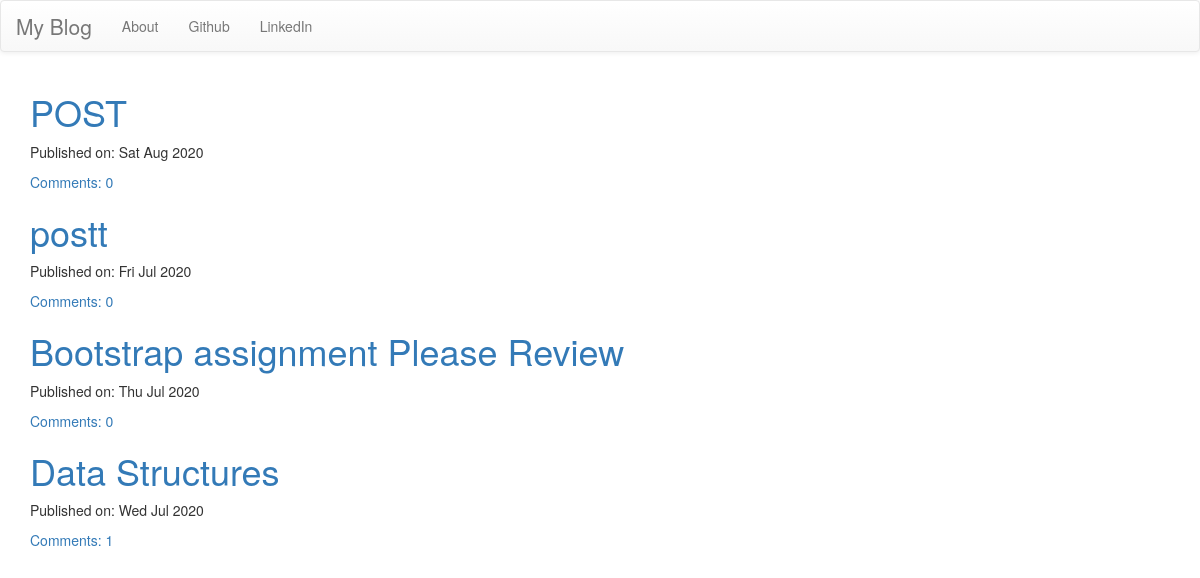
The page / on the database its author committed.
### blog/models.py (models this page shows, shortened)
class Post(models.Model):
    author=models.ForeignKey('auth.User',on_delete=models.CASCADE)
    title=models.CharField(max_length=200)
    text=models.TextField()
    created_date=models.DateTimeField(default=timezone.now)
    published_date=models.DateTimeField(blank=True,null=True)
    def approve_comments(self):
        return self.comments.filter(approved_comments=True)

### blog/views.py (the view)
# urls.py: url(r'^$',views.PostListView.as_view(),name='post_list'),
class PostListView(ListView):
    model=Post
    def get_queryset(self):
        return Post.objects.filter(published_date__lte=timezone.now()).order_by('-published_date')

### blog/templates/blog/post_list.html
{% extends 'blog/base.html' %}
{% block content %}
<div class="centerstage">
    {% for post in post_list %}
    <div class="post">
        <h1><a href="{% url 'post_detail' pk=post.pk%}">{{ post.title }}</a></h1>
        <div class="date">
            <p>Published on: {{post.published_date|date:"D M Y"}}</p>
            <a href="{% url 'post_detail' pk=post.pk %}">Comments: {{ post.approve_comments.count }}</a>
        </div>
    </div>
    {% endfor %}
</div>
{% endblock %}

### blog/templates/blog/base.html (shortened to what this page needs)
<!DOCTYPE html>
{% load static %}
<html>
    <head>
        <link rel="stylesheet" href="https://maxcdn.bootstrapcdn.com/bootstrap/3.3.7/css/bootstrap.min.css">
        <link rel="stylesheet" href="https://maxcdn.bootstrapcdn.com/bootstrap/3.3.7/css/bootstrap-theme.min.css">
        <link rel="stylesheet" href="//cdn.jsdelivr.net/medium-editor/latest/css/medium-editor.min.css" type="text/css" media="screen" charset="utf-8">
        <link rel="stylesheet" href="{% static 'css/blog.css' %}">
    </head>
    <body class="loader">
        <nav class="navbar navbar-default technofont custom-navbar">
            <div class="conatiner">
               <ul class="nav navbar-nav">
                <li><a class='navbar-brand bigbrand' href="{% url 'post_list' %}">My Blog</a></li>
                <li><a href="{% url 'about' %}">About</a></li>
                <li><a href="https://www.github.com">Github</a></li>
                <li><a href="https://www.linkedin.com">LinkedIn</a></li>
               </ul>
               <ul class="nav navbar-nav navbar-right">
                   {% if user.is_authenticated %}
                   <li>
                       <a href="{% url 'post_new' %}">New Post</a>
                   </li>
                   <li>
                    <a href="{% url 'post_draft_list' %}">Drafts</a>
                    </li>
                    <li>
                        <a href="{% url 'logout' %}">Log Out</a>
                    </li>
                    <li>
                        <a>Welcome : {{user.username}}</a>
                    </li>
                    {% else %}
                    <li><a class='nav navbar-right' href="{% url 'login' %}" ></a></li>
                    {% endif %}
               </ul>
            </div>
        </nav>
    <div class="content container">
        <div class="row">
            <div class="col-md-8">
                <div class="blog_posts">
                    {% block content %}
                    {% endblock %}
                </div>
            </div>
        </div>
    </div>
    </body>
</html>

### blog/static/css/blog.css (style rules this page uses)
.bigbrand { font-size: 1.5em; }
.centerstage { margin-left: auto; margin-right: auto; }
.loader { filter:hue-rotate(0deg); color:linear-gradient(45deg,#0f8,#08f); animation:hue 10000ms infinite linear; }

### rows shown on the page
Post: title "POST", published_date "Sat Aug 2020", approve_comments.count "0"
Post: title "postt", published_date "Fri Jul 2020", approve_comments.count "0"
Post: title "Bootstrap assignment Please Review", published_date "Thu Jul 2020", approve_comments.count "0"
Post: title "Data Structures", published_date "Wed Jul 2020", approve_comments.count "1"
